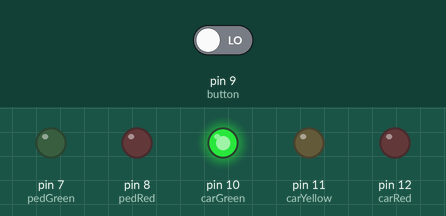
The sketch below on a simulated Arduino Uno, built with avr-gcc and run on an emulated ATmega328P. Shown: output pins drawn as LEDs (lit = HIGH). The test bench sets the inputs (shaded band); at power-on: pin 9 (button) LOW.

Above: at 4.2 s.
4.3 s: pin 9 (button) driven LOW
5.8 s: pin 9 (button) driven HIGH
At 6.9 s:
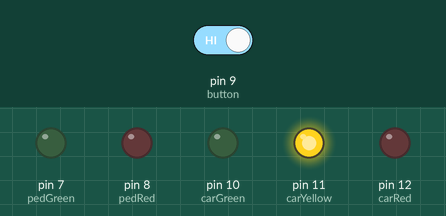
At 9.1 s:
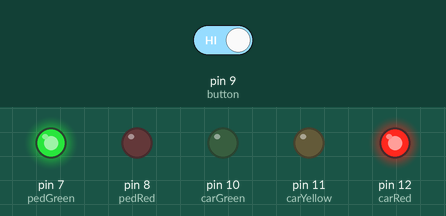
Timing chart, 0 to 20.8 s (numbered marks = the images above; inputs shaded):
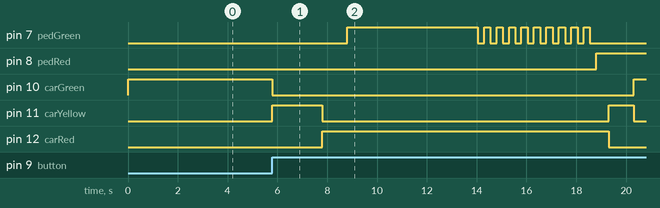

The sketch:

Lesson3_1.ino
```cpp
//项目三 -- 互动交通信号灯
int carRed = 12; //设置汽车灯
int carYellow = 11;
int carGreen = 10;
int button = 9; //按钮引脚
int pedRed = 8; //设置行人灯
int pedGreen = 7;
int crossTime =5000;//允许行人通过的时间
unsigned long changeTime;//按钮按下后的时间

void setup() {
        //所有LED设置为输出模式
  	pinMode(carRed, OUTPUT);
  	pinMode(carYellow, OUTPUT);
  	pinMode(carGreen, OUTPUT);
  	pinMode(pedRed, OUTPUT);
        pinMode(pedGreen, OUTPUT);
        pinMode(button, INPUT); //按钮设置为输入模式
        digitalWrite(carGreen, HIGH); //车行
	digitalWrite(pedRed, LOW);  //人停
}

void loop() {
	int state = digitalRead(button);
        //检测按钮是否被按下，并且是否距上次按下后有5秒的等待时间
        if(state == HIGH && (millis() - changeTime)> 5000){
               //调用变灯函数
               changeLights();
        }
}

void changeLights() {
	digitalWrite(carGreen, LOW); //汽车绿灯灭
	digitalWrite(carYellow, HIGH); //汽车黄灯亮
	delay(2000); //等待2秒

	digitalWrite(carYellow, LOW); //汽车黄灯灭
	digitalWrite(carRed, HIGH); //汽车红灯亮
        delay(1000); //为安全考虑等待1秒

	digitalWrite(pedRed, LOW); //行人红灯灭
	digitalWrite(pedGreen, HIGH); //行人绿灯亮

	delay(crossTime); //等待一个通过时间

	//闪烁行人灯绿灯，提示可过马路时间快到
        for (int x=0; x<10; x++) {
	        digitalWrite(pedGreen, HIGH);
		delay(250);
		digitalWrite(pedGreen, LOW);
		delay(250);
         }

        digitalWrite(pedRed, HIGH);//行人红灯亮
	delay(500);

	digitalWrite(carRed, LOW); //汽车红灯灭
	digitalWrite(carYellow, HIGH); //汽车黄灯亮
	delay(1000);
	digitalWrite(carYellow, LOW); //汽车黄灯灭
        digitalWrite(carGreen, HIGH); //汽车绿灯亮

	changeTime = millis(); //记录自上一次灯变化的时间
	//返回到主函数循环中
}
```

Measured:
- after the input at 4.3 s, every drawn part: stays the same
- after the input at 5.8 s, pin 7 (pedGreen): LOW → HIGH after 3.0 s, then repeats every 0.50 s: LOW 0.25 s, HIGH 0.25 s, until it stays LOW from 18.6 s; pin 8 (pedRed): LOW → HIGH after 13.0 s
